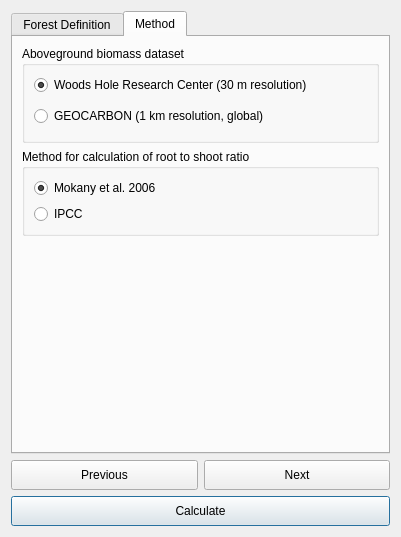
<?xml version="1.0" encoding="UTF-8"?>
<ui version="4.0">
 <class>DlgCalculateTCData</class>
 <widget class="QDialog" name="DlgCalculateTCData">
  <property name="geometry">
   <rect>
    <x>0</x>
    <y>0</y>
    <width>368</width>
    <height>537</height>
   </rect>
  </property>
  <property name="sizePolicy">
   <sizepolicy hsizetype="Fixed" vsizetype="Fixed">
    <horstretch>0</horstretch>
    <verstretch>0</verstretch>
   </sizepolicy>
  </property>
  <property name="windowTitle">
   <string>Calculate Change in Total Carbon</string>
  </property>
  <layout class="QVBoxLayout" name="verticalLayout">
   <item>
    <widget class="QTabWidget" name="TabBox">
     <property name="sizePolicy">
      <sizepolicy hsizetype="Expanding" vsizetype="Expanding">
       <horstretch>0</horstretch>
       <verstretch>0</verstretch>
      </sizepolicy>
     </property>
     <property name="tabShape">
      <enum>QTabWidget::Rounded</enum>
     </property>
     <property name="currentIndex">
      <number>1</number>
     </property>
     <widget class="QWidget" name="ForestDefinitionTab">
      <attribute name="title">
       <string>Forest Definition</string>
      </attribute>
      <layout class="QVBoxLayout" name="verticalLayout_5">
       <item>
        <widget class="QRadioButton" name="use_hansen">
         <property name="text">
          <string>Hansen et. al. Global Forest Change product (30 m resolution)</string>
         </property>
         <property name="checked">
          <bool>true</bool>
         </property>
        </widget>
       </item>
       <item>
        <widget class="QGroupBox" name="groupBox_hansen_period">
         <property name="title">
          <string>Period</string>
         </property>
         <layout class="QGridLayout" name="gridLayout_8">
          <item row="1" column="1">
           <widget class="QDateEdit" name="hansen_tg_year">
            <property name="sizePolicy">
             <sizepolicy hsizetype="Minimum" vsizetype="Minimum">
              <horstretch>0</horstretch>
              <verstretch>0</verstretch>
             </sizepolicy>
            </property>
            <property name="minimumSize">
             <size>
              <width>0</width>
              <height>30</height>
             </size>
            </property>
            <property name="maximumSize">
             <size>
              <width>120</width>
              <height>35</height>
             </size>
            </property>
            <property name="minimumDateTime">
             <datetime>
              <hour>0</hour>
              <minute>0</minute>
              <second>0</second>
              <year>1992</year>
              <month>1</month>
              <day>1</day>
             </datetime>
            </property>
            <property name="maximumDate">
             <date>
              <year>2030</year>
              <month>12</month>
              <day>31</day>
             </date>
            </property>
            <property name="minimumDate">
             <date>
              <year>1992</year>
              <month>1</month>
              <day>1</day>
             </date>
            </property>
            <property name="displayFormat">
             <string notr="true">yyyy</string>
            </property>
            <property name="date">
             <date>
              <year>2015</year>
              <month>1</month>
              <day>1</day>
             </date>
            </property>
           </widget>
          </item>
          <item row="1" column="0">
           <widget class="QDateEdit" name="hansen_bl_year">
            <property name="sizePolicy">
             <sizepolicy hsizetype="Minimum" vsizetype="Minimum">
              <horstretch>0</horstretch>
              <verstretch>0</verstretch>
             </sizepolicy>
            </property>
            <property name="minimumSize">
             <size>
              <width>0</width>
              <height>30</height>
             </size>
            </property>
            <property name="maximumSize">
             <size>
              <width>120</width>
              <height>35</height>
             </size>
            </property>
            <property name="maximumDate">
             <date>
              <year>2015</year>
              <month>12</month>
              <day>31</day>
             </date>
            </property>
            <property name="minimumDate">
             <date>
              <year>1992</year>
              <month>1</month>
              <day>1</day>
             </date>
            </property>
            <property name="displayFormat">
             <string notr="true">yyyy</string>
            </property>
            <property name="date">
             <date>
              <year>2001</year>
              <month>1</month>
              <day>1</day>
             </date>
            </property>
           </widget>
          </item>
          <item row="0" column="0">
           <widget class="QLabel" name="label_10">
            <property name="minimumSize">
             <size>
              <width>0</width>
              <height>30</height>
             </size>
            </property>
            <property name="font">
             <font>
              <weight>50</weight>
              <bold>false</bold>
             </font>
            </property>
            <property name="text">
             <string>Initial year:</string>
            </property>
           </widget>
          </item>
          <item row="0" column="1">
           <widget class="QLabel" name="label_3">
            <property name="minimumSize">
             <size>
              <width>0</width>
              <height>30</height>
             </size>
            </property>
            <property name="text">
             <string>Target year:</string>
            </property>
           </widget>
          </item>
         </layout>
        </widget>
       </item>
       <item>
        <widget class="QGroupBox" name="groupBox_hansen_threshold">
         <property name="title">
          <string>Percent forest cover considered forest</string>
         </property>
         <layout class="QGridLayout" name="gridLayout_2">
          <item row="0" column="0">
           <widget class="QSpinBox" name="hansen_fc_threshold">
            <property name="sizePolicy">
             <sizepolicy hsizetype="Fixed" vsizetype="Minimum">
              <horstretch>0</horstretch>
              <verstretch>0</verstretch>
             </sizepolicy>
            </property>
            <property name="minimumSize">
             <size>
              <width>30</width>
              <height>30</height>
             </size>
            </property>
            <property name="maximumSize">
             <size>
              <width>16777215</width>
              <height>16777215</height>
             </size>
            </property>
            <property name="specialValueText">
             <string/>
            </property>
            <property name="suffix">
             <string>%</string>
            </property>
            <property name="minimum">
             <number>0</number>
            </property>
            <property name="maximum">
             <number>100</number>
            </property>
            <property name="value">
             <number>9</number>
            </property>
           </widget>
          </item>
         </layout>
        </widget>
       </item>
       <item>
        <spacer name="verticalSpacer">
         <property name="orientation">
          <enum>Qt::Vertical</enum>
         </property>
         <property name="sizeHint" stdset="0">
          <size>
           <width>20</width>
           <height>40</height>
          </size>
         </property>
        </spacer>
       </item>
      </layout>
     </widget>
     <widget class="QWidget" name="MethodTab">
      <attribute name="title">
       <string>Method</string>
      </attribute>
      <layout class="QVBoxLayout" name="verticalLayout_4">
       <item>
        <widget class="QGroupBox" name="groupBox">
         <property name="title">
          <string>Aboveground biomass dataset</string>
         </property>
         <layout class="QVBoxLayout" name="verticalLayout_3">
          <item>
           <widget class="QRadioButton" name="radioButton_carbon_woods_hole">
            <property name="text">
             <string>Woods Hole Research Center (30 m resolution)</string>
            </property>
            <property name="checked">
             <bool>true</bool>
            </property>
           </widget>
          </item>
          <item>
           <widget class="QRadioButton" name="radioButton_carbon_geocarbon">
            <property name="minimumSize">
             <size>
              <width>0</width>
              <height>30</height>
             </size>
            </property>
            <property name="text">
             <string>GEOCARBON (1 km resolution, global)</string>
            </property>
            <property name="checked">
             <bool>false</bool>
            </property>
           </widget>
          </item>
         </layout>
        </widget>
       </item>
       <item>
        <widget class="QGroupBox" name="groupBox_2">
         <property name="title">
          <string>Method for calculation of root to shoot ratio</string>
         </property>
         <layout class="QVBoxLayout" name="verticalLayout_2">
          <item>
           <widget class="QRadioButton" name="radioButton_rootshoot_mokany">
            <property name="text">
             <string>Mokany et al. 2006</string>
            </property>
            <property name="checked">
             <bool>true</bool>
            </property>
           </widget>
          </item>
          <item>
           <widget class="QRadioButton" name="radioButton_rootshoot_ipcc">
            <property name="enabled">
             <bool>true</bool>
            </property>
            <property name="text">
             <string>IPCC</string>
            </property>
            <property name="checked">
             <bool>false</bool>
            </property>
           </widget>
          </item>
         </layout>
        </widget>
       </item>
       <item>
        <spacer name="verticalSpacer_2">
         <property name="orientation">
          <enum>Qt::Vertical</enum>
         </property>
         <property name="sizeHint" stdset="0">
          <size>
           <width>20</width>
           <height>40</height>
          </size>
         </property>
        </spacer>
       </item>
      </layout>
     </widget>
    </widget>
   </item>
   <item>
    <layout class="QGridLayout" name="gridLayout_3">
     <item row="2" column="0" colspan="2">
      <widget class="QPushButton" name="button_calculate">
       <property name="sizePolicy">
        <sizepolicy hsizetype="Minimum" vsizetype="Minimum">
         <horstretch>0</horstretch>
         <verstretch>0</verstretch>
        </sizepolicy>
       </property>
       <property name="minimumSize">
        <size>
         <width>0</width>
         <height>30</height>
        </size>
       </property>
       <property name="text">
        <string>Calculate</string>
       </property>
      </widget>
     </item>
     <item row="1" column="0">
      <widget class="QPushButton" name="button_prev">
       <property name="sizePolicy">
        <sizepolicy hsizetype="Minimum" vsizetype="Minimum">
         <horstretch>0</horstretch>
         <verstretch>0</verstretch>
        </sizepolicy>
       </property>
       <property name="minimumSize">
        <size>
         <width>0</width>
         <height>30</height>
        </size>
       </property>
       <property name="text">
        <string>Previous</string>
       </property>
      </widget>
     </item>
     <item row="1" column="1">
      <widget class="QPushButton" name="button_next">
       <property name="sizePolicy">
        <sizepolicy hsizetype="Minimum" vsizetype="Minimum">
         <horstretch>0</horstretch>
         <verstretch>0</verstretch>
        </sizepolicy>
       </property>
       <property name="minimumSize">
        <size>
         <width>0</width>
         <height>30</height>
        </size>
       </property>
       <property name="text">
        <string>Next</string>
       </property>
      </widget>
     </item>
    </layout>
   </item>
  </layout>
 </widget>
 <tabstops>
  <tabstop>TabBox</tabstop>
  <tabstop>button_prev</tabstop>
  <tabstop>button_next</tabstop>
  <tabstop>button_calculate</tabstop>
 </tabstops>
 <resources/>
 <connections/>
</ui>
